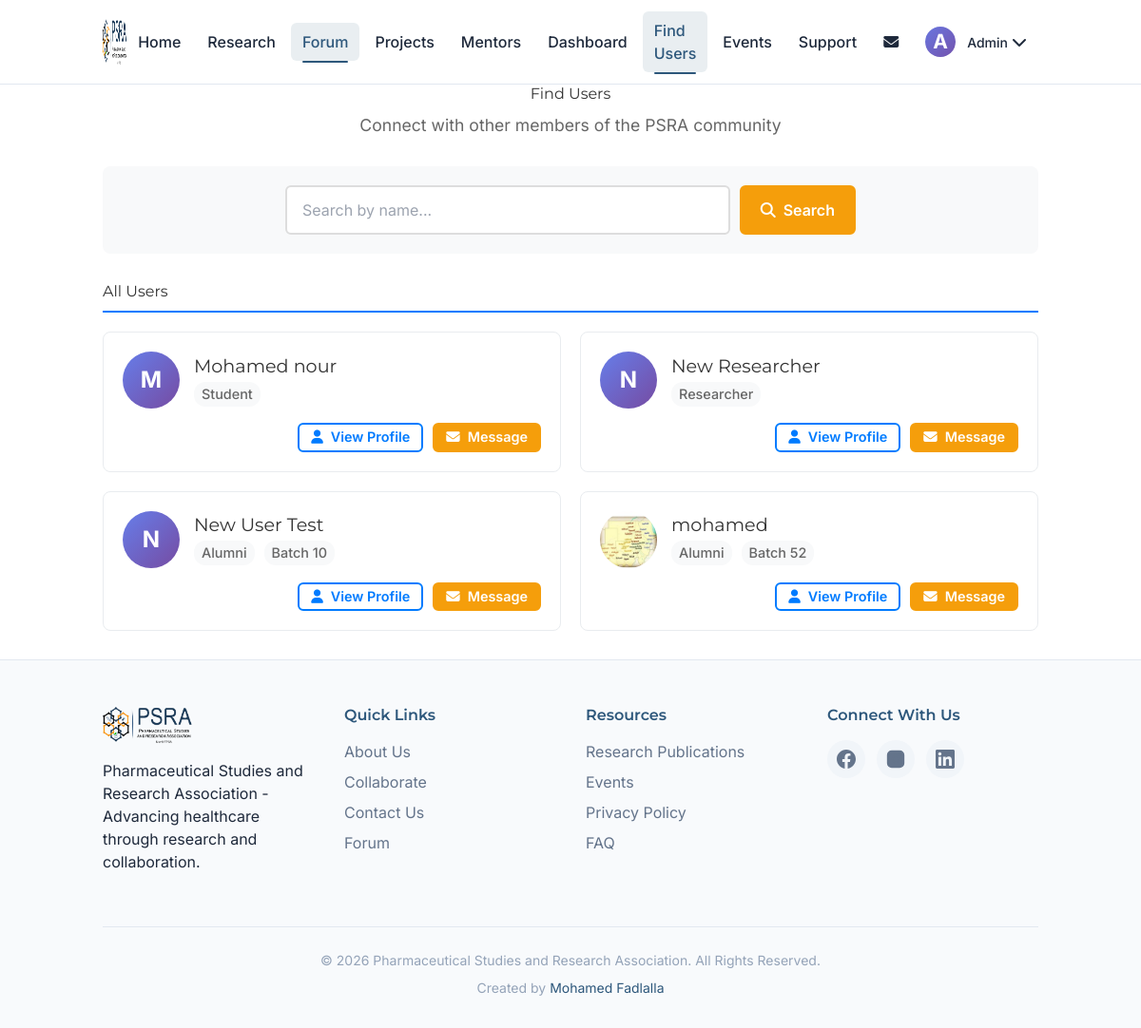
/forum/users (signed in), run on the app's committed database.
### models.py (models this page shows, shortened)
class Profile(db.Model):
    __tablename__ = 'profiles'
    id = db.Column(db.Integer, primary_key=True)
    user_id = db.Column(db.Integer, db.ForeignKey('user.id', ondelete='CASCADE'), unique=True, nullable=False)
    full_name = db.Column(db.String(200), nullable=False)
    bio = db.Column(db.Text, nullable=True)
    profile_picture_url = db.Column(db.Text, nullable=True)
    department_id = db.Column(db.Integer, db.ForeignKey('departments.id'), nullable=True)
    university_id = db.Column(db.Integer, db.ForeignKey('universities.id'), nullable=True)
    headline = db.Column(db.String(200), nullable=True)
    location = db.Column(db.String(100), nullable=True)
    linkedin_url = db.Column(db.String(200), nullable=True)
    website_url = db.Column(db.String(200), nullable=True)
    languages = db.Column(db.Text, nullable=True)
    certifications = db.Column(db.Text, nullable=True)
    projects = db.Column(db.Text, nullable=True)
    publications = db.Column(db.Text, nullable=True)
    professional_summary = db.Column(db.Text, nullable=True)
    education = db.Column(db.Text, nullable=True)
    experience = db.Column(db.Text, nullable=True)
    created_at = db.Column(db.DateTime, default=datetime.utcnow)
    user = db.relationship('User', back_populates='profile')
    department = db.relationship('Department', back_populates='profiles')
    university = db.relationship('University', back_populates='profiles')

class User(UserMixin, db.Model):
    id = db.Column(db.Integer, primary_key=True)
    email = db.Column(db.String(120), unique=True, nullable=False)
    password_hash = db.Column(db.String(255), nullable=True)
    google_id = db.Column(db.String(100), unique=True, nullable=True)
    batch_number = db.Column(db.Integer, nullable=True)
    phone_number = db.Column(db.String(20), nullable=True)
    whatsapp_number = db.Column(db.String(20), nullable=True)
    is_member = db.Column(db.Boolean, default=False)
    is_admin = db.Column(db.Boolean, default=False)
    email_notifications_enabled = db.Column(db.Boolean, default=True)
    event_reminders_enabled = db.Column(db.Boolean, default=True)
    new_research_alerts_enabled = db.Column(db.Boolean, default=True)
    created_at = db.Column(db.DateTime, default=datetime.utcnow)
    role = db.Column(db.Enum(UserRole), nullable=False, default=UserRole.STUDENT)
    user_skills = db.relationship('UserSkill', back_populates='user', cascade='all, delete-orphan')
    profile = db.relationship('Profile', back_populates='user', uselist=False, cascade='all, delete-orphan')
    student_profile = db.relationship('StudentProfile', back_populates='user', uselist=False, cascade='all, delete-orphan')
    alumni_profile = db.relationship('AlumniProfile', back_populates='user', uselist=False, cascade='all, delete-orphan')
    researcher_profile = db.relationship('ResearcherProfile', back_populates='user', uselist=False, cascade='all, delete-orphan')
    posts = db.relationship('Post', backref='author', lazy=True, cascade='all, delete-orphan')
    comments = db.relationship('Comment', backref='author', lazy=True, cascade='all, delete-orphan')
    likes = db.relationship('Like', backref='user', lazy=True, cascade='all, delete-orphan')
    events = db.relationship('Event', backref='creator', lazy=True, cascade='all, delete-orphan')
    @property
    def name(self):
        return self.profile.full_name if self.profile else "Unknown User"
    @property
    def status(self):
        return self.role.value if self.role else 'student'
    @property
    def headline(self):
        return self.profile.headline if self.profile else None
    @property
    def location(self):
        return self.profile.location if self.profile else None
    @property
    def about(self):
        return self.profile.bio if self.profile else None
    @property
    def profile_picture_url(self):
        return self.profile.profile_picture_url if self.profile else None
    @property
    def linkedin_url(self):
        return self.profile.linkedin_url if self.profile else None
    @property
    def website_url(self):
        return self.profile.website_url if self.profile else None
    @property
    def languages(self):
        return self.profile.languages if self.profile else None
    @property
    def certifications(self):
        return self.profile.certifications if self.profile else None
    @property
    def projects(self):
        return self.profile.projects if self.profile else None
    @property
    def publications(self):
        return self.profile.publications if self.profile else None
    @property
    def professional_summary(self):
        return self.profile.professional_summary if self.profile else None
    @property
    def education(self):
        return self.profile.education if self.profile else '[]'
    @property
    def experience(self):
        return self.profile.experience if self.profile else '[]'
    @property
    def skills(self):
        if not self.user_skills:
            return ""
        return ",".join([us.skill.name for us in self.user_skills if us.skill])

### forum/routes.py (the view)
@forum_bp.route('/users')
@login_required
def users():
    search = request.args.get('search', '').strip()
    page = request.args.get('page', 1, type=int)
    per_page = 20
    from models import Profile
    query = User.query.join(User.profile).filter(User.id != current_user.id)
    if search:
        query = query.filter(Profile.full_name.ilike(f'%{search}%'))
    users_pagination = query.order_by(Profile.full_name).paginate(page=page, per_page=per_page, error_out=False)
    return render_template('users.html', users=users_pagination.items, search=search, pagination=users_pagination)

### templates/users.html (shortened to what this page needs)
{% extends "base.html" %}
{% block content %}
<div class="container">
    <div class="users-header">
        <h1>Find Users</h1>
        <p>Connect with other members of the PSRA community</p>
    </div>
    <div class="search-section">
        <form method="GET" action="{{ url_for('forum.users') }}" class="search-form">
            <div class="search-input-group">
                <input type="text" name="search" value="{{ search }}" placeholder="Search by name..." class="search-input">
                <button type="submit" class="btn btn-primary search-btn">
                    <i class="fas fa-search"></i> Search
                </button>
            </div>
        </form>
    </div>
    <div class="users-results">
        {% if search %}
            <h2>Search Results for "{{ search }}"</h2>
        {% else %}
            <h2>All Users</h2>
        {% endif %}
        {% if users %}
            <div class="users-grid">
                {% for user in users %}
                <div class="user-card">
                    <div class="user-card-header">
                        <div class="user-avatar">
                            {% if user.profile_picture_url %}
                            <img src="{{ user.profile_picture_url }}" alt="{{ user.name }}'s profile picture">
                            {% else %}
                            <div class="avatar-placeholder">
                                {{ user.name[0].upper() }}
                            </div>
                            {% endif %}
                        </div>
                        <div class="user-info">
                            <h3><a href="{{ url_for('forum.user_profile', user_id=user.id) }}">{{ user.name }}</a></h3>
                            <div class="user-meta">
                                <span class="user-status">{{ user.status.title() }}</span>
                                {% if user.batch_number %}
                                <span class="user-batch">Batch {{ user.batch_number }}</span>
                                {% endif %}
                            </div>
                        </div>
                    </div>
                    <div class="user-card-actions">
                        <a href="{{ url_for('forum.user_profile', user_id=user.id) }}" class="btn btn-outline-primary btn-sm">
                            <i class="fas fa-user"></i> View Profile
                        </a>
                        <a href="{{ url_for('forum.send_message', user_id=user.id) }}" class="btn btn-primary btn-sm">
                            <i class="fas fa-envelope"></i> Message
                        </a>
                    </div>
                </div>
                {% endfor %}
            </div>
        {% endif %}
    </div>
</div>
{% endblock %}

### templates/base.html (shortened to what this page needs)
<!DOCTYPE html>
<html lang="en">
<head>
    <script src="https://cdn.tailwindcss.com"></script>
    <link rel="stylesheet" href="{{ url_for('static', filename='css/style.css') }}">
    <link rel="stylesheet" href="https://cdnjs.cloudflare.com/ajax/libs/font-awesome/6.4.0/css/all.min.css" />
</head>
<body>
    <header class="header" id="header">
        <div class="container">
            <div class="logo">
                <a href="{{ url_for('home') }}" aria-label="PSRA Home">
                    <img src="{{ url_for('static', filename='images/logo.png') }}" alt="PSRA Logo">
                </a>
            </div>
            <nav class="nav-main" id="main-nav" role="navigation" aria-label="Main navigation">
                <ul class="nav-list">
                    <li class="hidden md:block"><a href="{{ url_for('home') }}" class="nav-link {% if request.endpoint == 'home' %}active{% endif %}">Home</a></li>
                    <li><a href="{{ url_for('research') }}" class="nav-link {% if request.endpoint == 'research' %}active{% endif %}">Research</a></li>
                    <li class="hidden md:block"><a href="{{ url_for('forum.forum_main') }}" class="nav-link {% if 'forum' in request.endpoint and 'login' not in request.endpoint and 'register' not in request.endpoint %}active{% endif %}">Forum</a></li>
                    <li><a href="{{ url_for('hub.browse_projects') }}" class="nav-link {% if 'projects' in request.endpoint %}active{% endif %}">Projects</a></li>
                    <li><a href="{{ url_for('hub.browse_mentors') }}" class="nav-link {% if 'mentors' in request.endpoint %}active{% endif %}">Mentors</a></li>
                    {% if current_user.is_authenticated %}
                    <li><a href="{{ url_for('dashboard') }}" class="nav-link {% if request.endpoint == 'dashboard' %}active{% endif %}">Dashboard</a></li>
                    <li><a href="{{ url_for('forum.users') }}" class="nav-link {% if request.endpoint == 'forum.users' %}active{% endif %}">Find Users</a></li>
                    {% endif %}
                    <li><a href="{{ url_for('events') }}" class="nav-link {% if request.endpoint == 'events' %}active{% endif %}">Events</a></li>
                    <li><a href="{{ url_for('support') }}" class="nav-link {% if request.endpoint == 'support' %}active{% endif %}">Support</a></li>
                    {% if current_user.is_authenticated %}
                    <li class="nav-item-relative hidden md:block">
                        <a href="{{ url_for('forum.messages') }}" class="nav-link " aria-label="Messages">
                            <i class="fas fa-envelope"></i>
                        </a>
                    </li>
                    <li class="nav-dropdown">
                        <button class="nav-link user-dropdown-toggle" aria-expanded="false" aria-haspopup="true">
                            <div class="avatar avatar-sm">
                                {% if current_user.profile_picture_url %}
                                <img src="{{ current_user.profile_picture_url }}" alt="{{ current_user.name }}'s profile picture">
                                {% else %}
                                <span class="avatar-placeholder">{{ current_user.name[0].upper() }}</span>
                                {% endif %}
                            </div>
                            <span class="user-name">{{ current_user.name.split()[0] }}</span>
                            <i class="fas fa-chevron-down"></i>
                        </button>
                    </li>
                    {% endif %}
                </ul>
            </nav>
        </div>
    </header>
    <main id="main-content">
        {% block content %}{% endblock %}
    </main>
    <footer class="footer">
        <div class="container">
            <div class="footer-grid">
                <div class="footer-column">
                    <img src="{{ url_for('static', filename='images/logo.png') }}" alt="PSRA Logo" class="footer-logo">
                    <p>Pharmaceutical Studies and Research Association - Advancing healthcare through research and collaboration.</p>
                </div>
                <div class="footer-column">
                    <h4 class="footer-title">Quick Links</h4>
                    <ul class="footer-links">
                        <li><a href="{{ url_for('about') }}">About Us</a></li>
                        <li><a href="{{ url_for('collaborate') }}">Collaborate</a></li>
                        <li><a href="{{ url_for('contact') }}">Contact Us</a></li>
                        <li><a href="{{ url_for('forum.forum_main') }}">Forum</a></li>
                    </ul>
                </div>
                <div class="footer-column">
                    <h4 class="footer-title">Resources</h4>
                    <ul class="footer-links">
                        <li><a href="{{ url_for('research') }}">Research Publications</a></li>
                        <li><a href="{{ url_for('events') }}">Events</a></li>
                        <li><a href="{{ url_for('privacy') }}">Privacy Policy</a></li>
                        <li><a href="{{ url_for('faq') }}">FAQ</a></li>
                    </ul>
                </div>
                <div class="footer-column">
                    <h4 class="footer-title">Connect With Us</h4>
                    <div class="social-icons">
                        <a href="https://www.facebook.com/fpsauofk" target="_blank" rel="noopener noreferrer" class="social-icon facebook" aria-label="Facebook">
                        </a>
                        <a href="https://www.instagram.com/fpsauofk" target="_blank" rel="noopener noreferrer" class="social-icon instagram" aria-label="Instagram">
                        </a>
                        <a href="https://linkedin.com/in/faculty-of-pharmacy-students-association-uofk-96337621a" target="_blank" rel="noopener noreferrer" class="social-icon linkedin" aria-label="LinkedIn">
                        </a>
                    </div>
                </div>
            </div>
            <div class="footer-bottom">
                <p>&copy; {{ now.year if now else 2026 }} Pharmaceutical Studies and Research Association. All Rights Reserved.</p>
                <p>Created by <a href="https://mohamedfadlalla.github.io" target="_blank" rel="noopener noreferrer">Mohamed Fadlalla</a></p>
            </div>
        </div>
    </footer>
</body>
</html>

### data on the page
Profile: full_name "A", name "Admin"
User: full_name "M", name "Mohamed nour", status "Student"
User: full_name "N", name "New Researcher", status "Researcher"
User: full_name "N", name "New User Test", status "Alumni", batch_number "10"
User: profile_picture_url (picture), name "mohamed", status "Alumni", batch_number "52"

### other printed values
{{ now.year if now else 2026 }} "2026"
